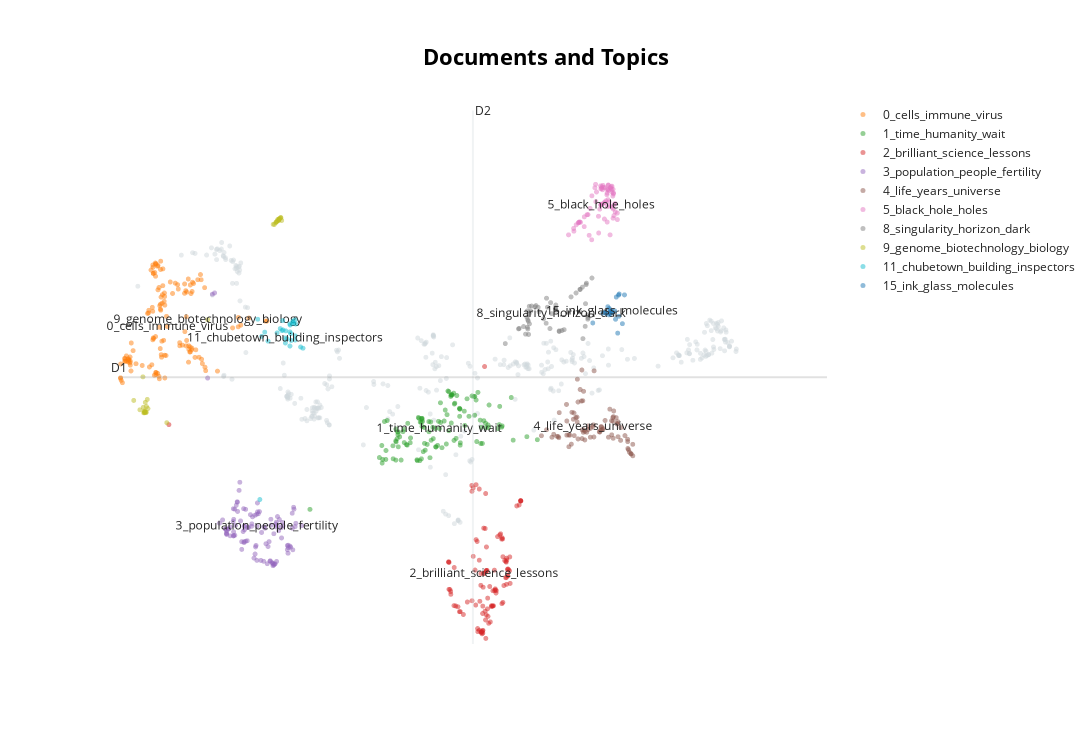

The notebook cell saved with this chart:
### Code cell
# Manually selected some interesting topics to prevent information overload
topics_of_interest = [33, 1, 8, 9, 0, 30, 27, 19, 16, 
                      28, 44, 11, 21, 23, 26, 2, 37, 34, 3, 4, 5,
                      15, 17, 22, 38]

# I added the title to the documents themselves for easier interactivity
adjusted_docs = ["<b>" + title + "</b><br>" + doc[:100] + "..." 
                 for doc, title in zip(docs, titles)]

# Visualize documents
topic_model.visualize_documents(
    adjusted_docs, 
    embeddings=embeddings, 
    hide_annotations=False, 
    topics=topics_of_interest,
    custom_labels=True
)
